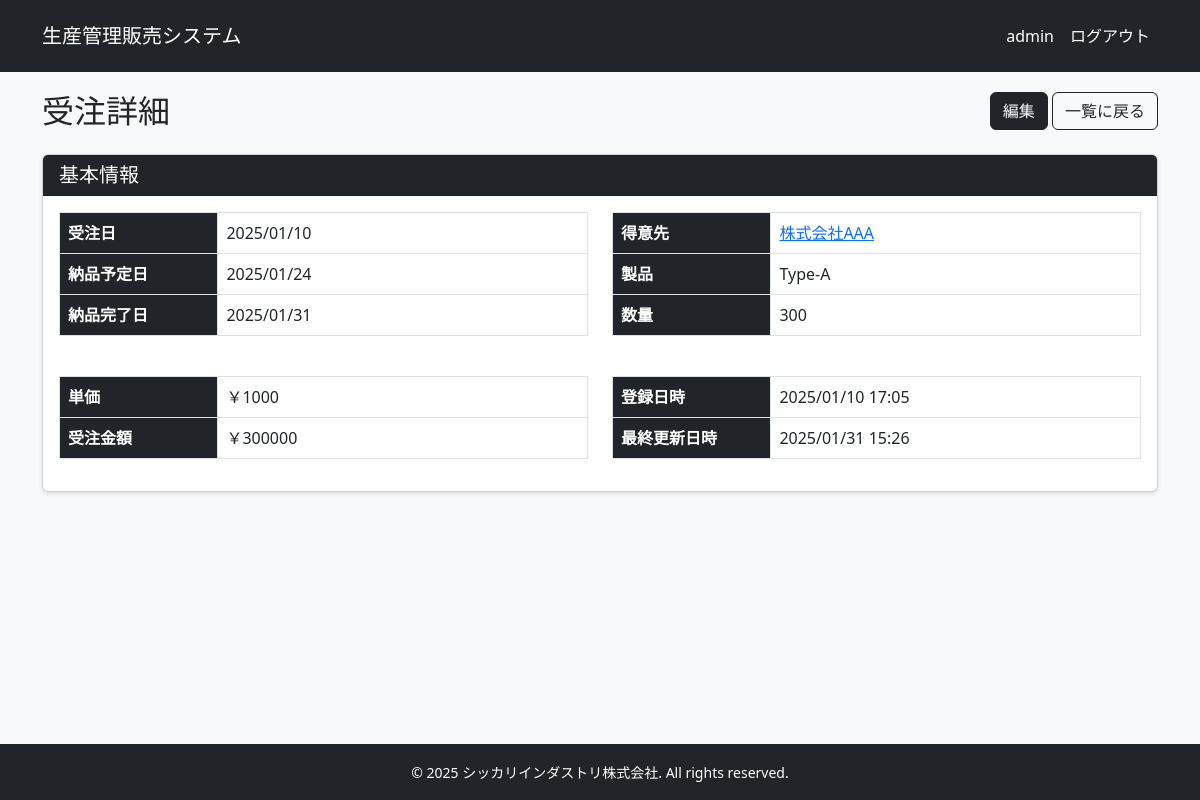
The app's page /sales/orders/1/ (signed in) with its own data.
### apps/sales/models.py (models this page shows, shortened)
class Order(models.Model):
    customer = models.ForeignKey(
        Customer,
        on_delete=models.PROTECT,
        verbose_name="得意先"
    )
    product = models.ForeignKey(
        Product,
        on_delete=models.PROTECT,
        verbose_name="製品"
    )
    quantity = models.IntegerField("受注数量")
    order_date = models.DateField("受注日")
    delivery_date = models.DateField("納品予定日")
    delivery_completed_date = models.DateField("納品完了日", null=True, blank=True)
    created_at = models.DateTimeField("作成日時", auto_now_add=True)
    updated_at = models.DateTimeField("更新日時", auto_now=True)
    class Meta:
        verbose_name = "受注"
        verbose_name_plural = "受注一覧"
    @property
    def total_amount(self):
        return self.quantity * self.product.unit_price

class Customer(models.Model):
    customer_code = models.CharField("得意先コード", max_length=10, unique=True)
    name = models.CharField("得意先名", max_length=100)
    phone = models.CharField("電話番号", max_length=15)
    postal_code = models.CharField("郵便番号", max_length=8)
    address = models.CharField("住所", max_length=200)
    email = models.EmailField("メールアドレス", max_length=254)
    created_at = models.DateTimeField("作成日時", auto_now_add=True)
    updated_at = models.DateTimeField("更新日時", auto_now=True)
    class Meta:
        verbose_name = "得意先"
        verbose_name_plural = "得意先一覧"

class Product(models.Model):
    product_code = models.CharField("製品コード", max_length=10, unique=True)
    name = models.CharField("製品名", max_length=100)
    unit_price = models.DecimalField("製品単価", max_digits=10, decimal_places=0)
    created_at = models.DateTimeField("作成日時", auto_now_add=True)
    updated_at = models.DateTimeField("更新日時", auto_now=True)
    class Meta:
        verbose_name = "製品"
        verbose_name_plural = "製品一覧"

### apps/sales/views.py (the view)
# urls.py: path('orders/<int:pk>/', views.OrderDetailView.as_view(), name='order_detail'),
class OrderDetailView(LoginRequiredMixin, DetailView):
    model = Order
    template_name = 'sales/order_detail.html'

### templates/sales/order_detail.html (shortened to what this page needs)
{% extends "base.html" %}
{% load humanize %}
{% block content %}
<div class="d-flex justify-content-between align-items-center mb-4">
    <h2 class="mb-0">受注詳細</h2>
    <div>
        <a href="{% url 'sales:order_update' order.pk %}" class="btn btn-dark">
             編集
        </a>
        <a href="{% url 'sales:order_list' %}" class="btn btn-outline-dark">
             一覧に戻る
        </a>
    </div>
</div>
<div class="card">
    <div class="card-header bg-dark text-white">
        <h5 class="card-title mb-0">基本情報</h5>
    </div>
    <div class="card-body">
        <div class="row">
            <div class="col-md-6">
                <table class="table table-bordered">
                    <tr>
                        <th class="table-light" style="width: 30%">受注日</th>
                        <td>{{ order.order_date|date:"Y/m/d" }}</td>
                    </tr>
                    <tr>
                        <th class="table-light">納品予定日</th>
                        <td>{{ order.delivery_date|date:"Y/m/d" }}</td>
                    </tr>
                    <tr>
                        <th class="table-light">納品完了日</th>
                        <td>{{ order.delivery_completed_date|date:"Y/m/d"|default:"未納品" }}</td>
                    </tr>
                </table>
            </div>
            <div class="col-md-6">
                <table class="table table-bordered">
                    <tr>
                        <th class="table-light" style="width: 30%">得意先</th>
                        <td>
                            <a href="{% url 'sales:customer_detail' order.customer.pk %}">
                                {{ order.customer.name }}
                            </a>
                        </td>
                    </tr>
                    <tr>
                        <th class="table-light">製品</th>
                        <td>{{ order.product.name }}</td>
                    </tr>
                    <tr>
                        <th class="table-light">数量</th>
                        <td>{{ order.quantity|stringformat:"d" }}</td>
                    </tr>
                </table>
            </div>
        </div>
        <div class="row mt-4">
            <div class="col-md-6">
                <table class="table table-bordered">
                <tr>
                    <th class="table-light" style="width: 30%">単価</th>
                    <td>￥{{ order.product.unit_price|floatformat:0|intcomma }}</td>
                </tr>
                <tr>
                    <th class="table-light">受注金額</th>
                    <td>￥{{ order.total_amount|floatformat:0|intcomma }}</td>
                </tr>
            </table>
            </div>
            <div class="col-md-6">
                <table class="table table-bordered">
                    <tr>
                        <th class="table-light" style="width: 30%">登録日時</th>
                        <td>{{ order.created_at|date:"Y/m/d H:i" }}</td>
                    </tr>
                    <tr>
                        <th class="table-light">最終更新日時</th>
                        <td>{{ order.updated_at|date:"Y/m/d H:i" }}</td>
                    </tr>
                </table>
            </div>
        </div>
    </div>
</div>
{% endblock %}

### templates/base.html (shortened to what this page needs)
<!DOCTYPE html>
<html lang="ja">
<head>
    <link href="https://cdn.jsdelivr.net/npm/bootstrap@5.3.0/dist/css/bootstrap.min.css" rel="stylesheet">
</head>
<body>
    <header>
        <nav class="navbar navbar-expand-lg navbar-dark">
            <div class="container d-flex justify-content-between">
                <a class="navbar-brand" href="{% url 'home' %}">生産管理販売システム</a>
                {% if user.is_authenticated %}
                    <ul class="navbar-nav">
                        <li class="nav-item">
                            <span class="nav-link">{{ user.username }}</span>
                        </li>
                        <li class="nav-item">
                            <a class="nav-link" href="{% url 'logout' %}">ログアウト</a>
                        </li>
                    </ul>
                {% endif %}
            </div>
        </nav>
    </header>
    <main class="main-content">
        <div class="container">
            {% block content %}
            {% endblock %}
        </div>
    </main>
    <footer class="footer text-center">
        <div class="container">
            <small>&copy; 2025 シッカリインダストリ株式会社. All rights reserved.</small>
        </div>
    </footer>
</body>
</html>

### templates/base.html (style rules this page uses)
:root { --primary: #212529; --secondary: #6c757d; --danger: #dc3545; --light: #f8f9fa; --white: #ffffff; --border: #dee2e6; }
body { min-height: 100vh; display: flex; flex-direction: column; }
.main-content { flex: 1; padding: 20px 0; background-color: var(--light); }
.navbar { padding: 1rem 0; background-color: var(--primary) !important; }
.navbar-brand, .nav-link { color: var(--white) !important; transition: opacity 0.3s; }
.card { box-shadow: 0 2px 4px rgba(0,0,0,0.1); transition: transform 0.3s; }
.table th { background-color: var(--primary); color: var(--white); }
.btn-dark { background-color: var(--primary); border-color: var(--primary); }
.footer { background-color: var(--primary); color: var(--white); padding: 1rem 0; margin-top: auto; }

### records on screen
Order: order_date "2025/01/10", delivery_date "2025/01/24", delivery_completed_date "2025/01/31", customer.name "株式会社AAA", product.name "Type-A", quantity "300", product.unit_price "1000", total_amount "300000", created_at "2025/01/10 17:05", updated_at "2025/01/31 15:26"

### other values on screen
{{ user.username }} "admin"
